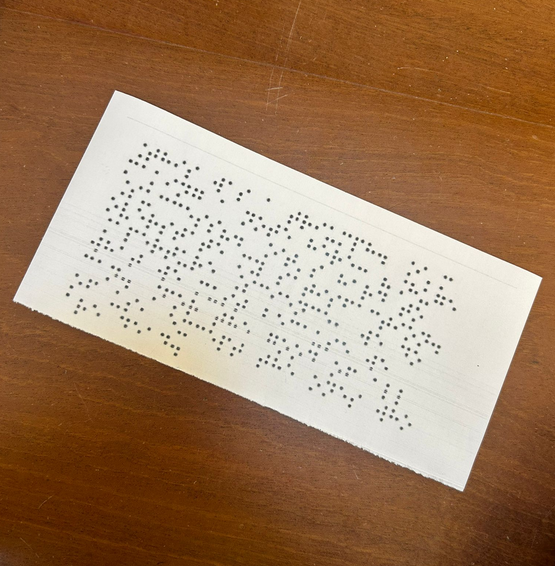
#> input picture ComputerVision-Project/braille4.png, 555 x 566 px
$ python main.py
#> lines starting #> are read from the running program, lines starting #| are printed output that depends on the picture; after the words box and inside, x2 and y2 are one past the last pixel; in counts of white or black regions, pixels touching at a corner belong together
### ComputerVision-Project/perspective_functions.py

import numpy as np
import argparse
import cv2
import imutils


def order_points(pts):
	rect = np.zeros((4, 2), dtype = "float32")
	s = pts.sum(axis = 1)
	rect[0] = pts[np.argmin(s)]
	rect[2] = pts[np.argmax(s)]
	diff = np.diff(pts, axis = 1)
	rect[1] = pts[np.argmin(diff)]
	rect[3] = pts[np.argmax(diff)]
	return rect

def perspective(image, pts):
    print("Calculating perspective...")
    rect = order_points(pts)
    (tl, tr, br, bl) = rect
    widthA = np.sqrt(((br[0] - bl[0]) ** 2) + ((br[1] - bl[1]) ** 2))
    widthB = np.sqrt(((tr[0] - tl[0]) ** 2) + ((tr[1] - tl[1]) ** 2))
    maxWidth = max(int(widthA), int(widthB))
    heightA = np.sqrt(((tr[0] - br[0]) ** 2) + ((tr[1] - br[1]) ** 2))
    heightB = np.sqrt(((tl[0] - bl[0]) ** 2) + ((tl[1] - bl[1]) ** 2))
    maxHeight = max(int(heightA), int(heightB))

    dst = np.array([
        [0, 0],
        [maxWidth - 1, 0],
        [maxWidth - 1, maxHeight - 1],
        [0, maxHeight - 1]], dtype = "float32")

    M = cv2.getPerspectiveTransform(rect, dst)
    warped = cv2.warpPerspective(image, M, (maxWidth, maxHeight))
    print("Perspective applied")

    cv2.imshow("Warped", warped)
    cv2.waitKey(0)
    return warped


def load(i):
    image = cv2.imread(i)
    print('Loading image...')
    if image is None:
        raise Exception('Image not found')
    print('Image loaded')

    ratio = image.shape[0] / 500.0
    orig = image.copy()
    image = imutils.resize(image, height = 500)

    return image, ratio, orig

def edge(image):
    print("Finding edges...")
    gray = cv2.cvtColor(image, cv2.COLOR_BGR2GRAY)
    gray = cv2.GaussianBlur(gray, (5, 5), 0)
    edged = cv2.Canny(gray, 50, 200)
    print("Edges found")

    return edged


def contours(edged, image):
    print("Finding contours...")
    cnts = cv2.findContours(edged.copy(), cv2.RETR_LIST, cv2.CHAIN_APPROX_SIMPLE)
    cnts = imutils.grab_contours(cnts)
    cnts = sorted(cnts, key = cv2.contourArea, reverse = True)[:5]

    for c in cnts:

        peri = cv2.arcLength(c, True)
        approx = cv2.approxPolyDP(c, 0.02 * peri, True)
        print(len(approx))
        if len(approx) == 4:
            screenCnt = approx
            break


    print("Contours found")
    cv2.drawContours(image, [screenCnt], -1, (0, 255, 0), 2)
    cv2.imshow("Outline", image)
    return image, screenCnt


def save(image, name, h, w):
    print("Saving image...")
    image = cv2.resize(image, (h,w))
    image = image[15:10+h-15, 15:50+w-15]
    if image is not None:
        cv2.imwrite(name, image)
        print("Image saved as " + name)
    else:
        raise Exception("Image not found")


### ComputerVision-Project/main.py
from Image import *
from Geometrical import *
from perspective_functions import *
import numpy as np
import matplotlib.pyplot as plt
from translate import *

def main():


    loaded_image = Image()
    image_name = 'braille4.png'
    warped_name = 'warped.png'

    #belongs to prespective
    img, ratio, orig = load(image_name)
#> in load, image is the input picture: shape (566, 555, 3); mean B, G, R 96.7, 126.3, 160.1
#> ratio = 1.13
    img, screen = contours(edge(img), img)
#> in edge, `gray = cv2.cvtColor(image, cv2.COLOR_BGR2GRAY)`:
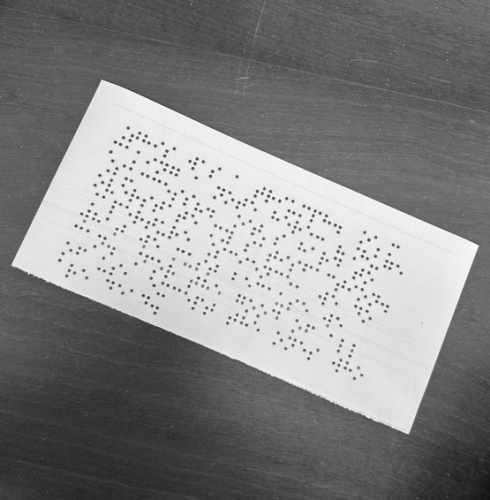
#> gray: shape (500, 490); min 17, max 251, mean 133
#> in edge, `edged = cv2.Canny(gray, 50, 200)`:
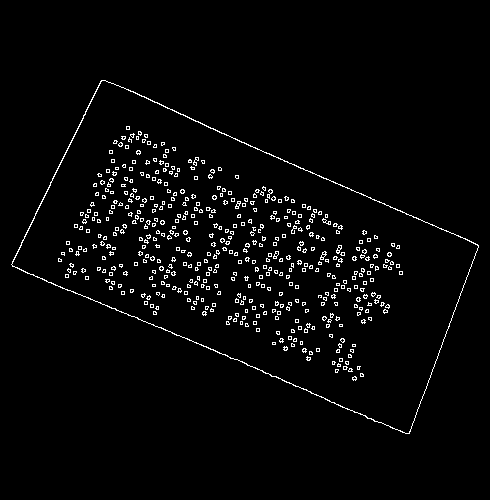
#> edged: shape (500, 490); 3% white in thin lines or dots, all inside (x1, y1, x2, y2) = (11, 80, 479, 434)
#> in contours, `cnts = cv2.findContours(edged.copy(), cv2.RETR_LIST, cv2.CHAIN_APPROX_..`: cnts = 974 contours, 968 with area under 20; largest, box (x1, y1, x2, y2) and area: (11, 80, 479, 434) 86048, (11, 80, 479, 434) 85753, (320, 251, 327, 260) 26, (336, 245, 342, 254) 24, (273, 251, 279, 259) 22, (235, 201, 241, 209) 21
#> in contours, `cnts = sorted(cnts, key = cv2.contourArea, reverse = True)[:5]`: cnts = 5 contours; box (x1, y1, x2, y2) and area: (11, 80, 479, 434) 86048, (11, 80, 479, 434) 85753, (320, 251, 327, 260) 26, (336, 245, 342, 254) 24, (273, 251, 279, 259) 22
#> the loop in contours, `for c in cnts: ` made 1 pass
#> (peri, screenCnt) on pass 1: (1351.8, [[101, 80], [12, 266], [409, 433], [478, 245]])
#| 4
#> in contours, `cv2.drawContours(image, [screenCnt], -1, (0, 255, 0), 2)`:
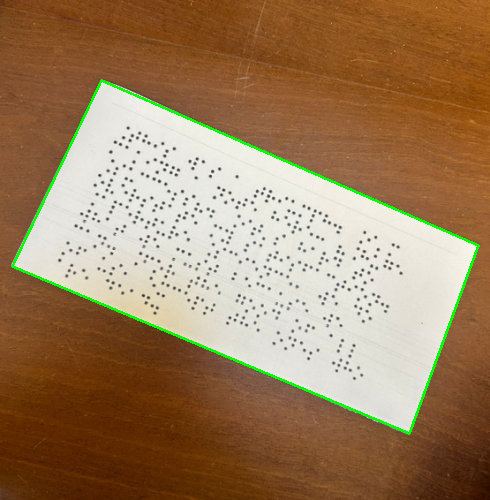
#> image: shape (500, 490, 3); mean B, G, R 94.5, 127.4, 157.6
#> screen = [[101, 80], [12, 266], [409, 433], [478, 245]]

    warped = perspective(orig, screen.reshape(4, 2) * ratio)
#> in order_points, `s = pts.sum(axis = 1)`: s = [204.9, 314.7, 953.1, 818.4]
#> in order_points, `diff = np.diff(pts, axis = 1)`: diff = [-23.77, 287.5, 27.17, -263.8]
#> in perspective, `rect = order_points(pts)`: rect = [[114.3, 90.56], [541.1, 277.3], [463, 490.2], [13.58, 301.1]]
#> in perspective, `(tl, tr, br, bl) = rect`: tl = [114.3, 90.56]; tr = [541.1, 277.3]; br = [463, 490.2]; bl = [13.58, 301.1]
#> in perspective, `widthA = np.sqrt(((br[0] - bl[0]) ** 2) + ((br[1] - bl[1]) ** 2))`: widthA = 487.5
#> in perspective, `widthB = np.sqrt(((tr[0] - tl[0]) ** 2) + ((tr[1] - tl[1]) ** 2))`: widthB = 465.8
#> in perspective, `maxWidth = max(int(widthA), int(widthB))`: maxWidth = 487
#> in perspective, `heightA = np.sqrt(((tr[0] - br[0]) ** 2) + ((tr[1] - br[1]) ** 2))`: heightA = 226.7
#> in perspective, `heightB = np.sqrt(((tl[0] - bl[0]) ** 2) + ((tl[1] - bl[1]) ** 2))`: heightB = 233.4
#> in perspective, `maxHeight = max(int(heightA), int(heightB))`: maxHeight = 233
#> in perspective, `dst = np.array([ [0, 0], [maxWidth - 1, 0], [maxWidth - 1, maxHeight -..`: dst = [[0, 0], [486, 0], [486, 232], [0, 232]]
#> in perspective, `M = cv2.getPerspectiveTransform(rect, dst)`: M = [[0.913, 0.437, -144], [-0.417, 0.953, -38.62], [-0.000137, 0.000159, 1]]
#> in perspective, `warped = cv2.warpPerspective(image, M, (maxWidth, maxHeight))`:
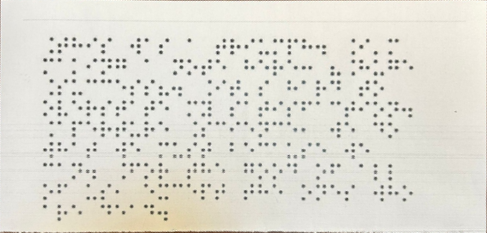
#> warped: shape (233, 487, 3); mean B, G, R 212.7, 221.9, 223.7

    save(warped, warped_name, 900, 900)
#> in save, `image = cv2.resize(image, (h,w))`:
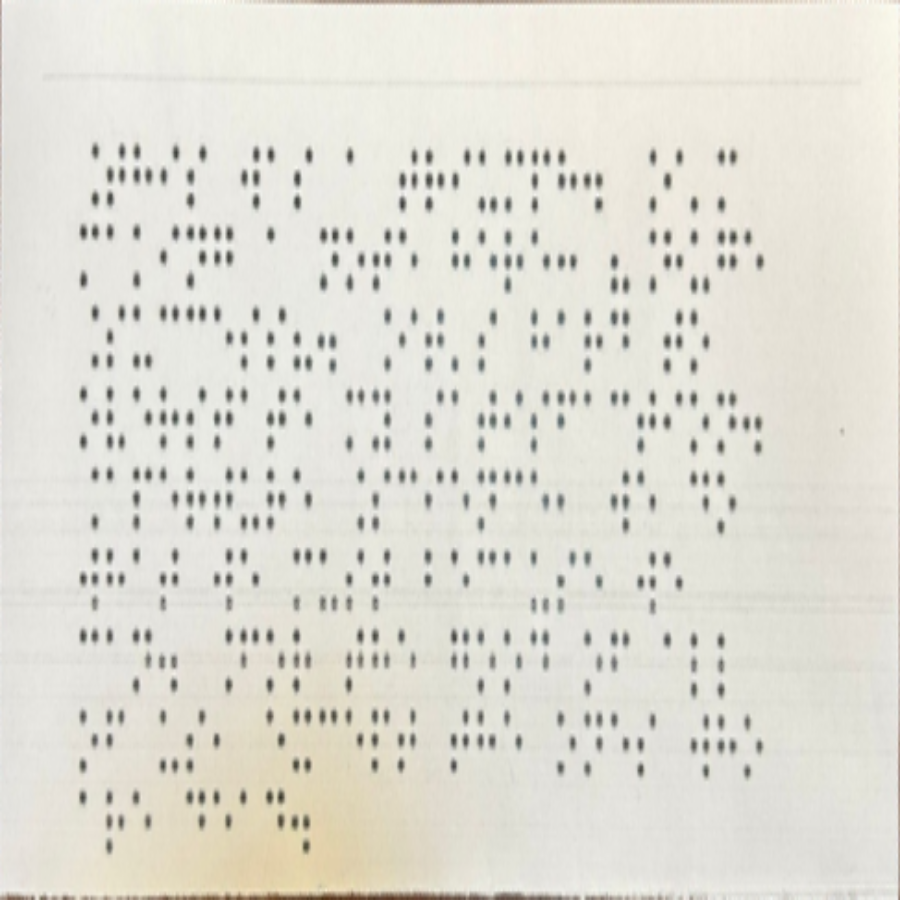
#> image: shape (900, 900, 3); mean of channels 0, 1, 2 212.6, 221.7, 223.6; drawn as B, G, R
#> in save, `image = image[15:10+h-15, 15:50+w-15]`:
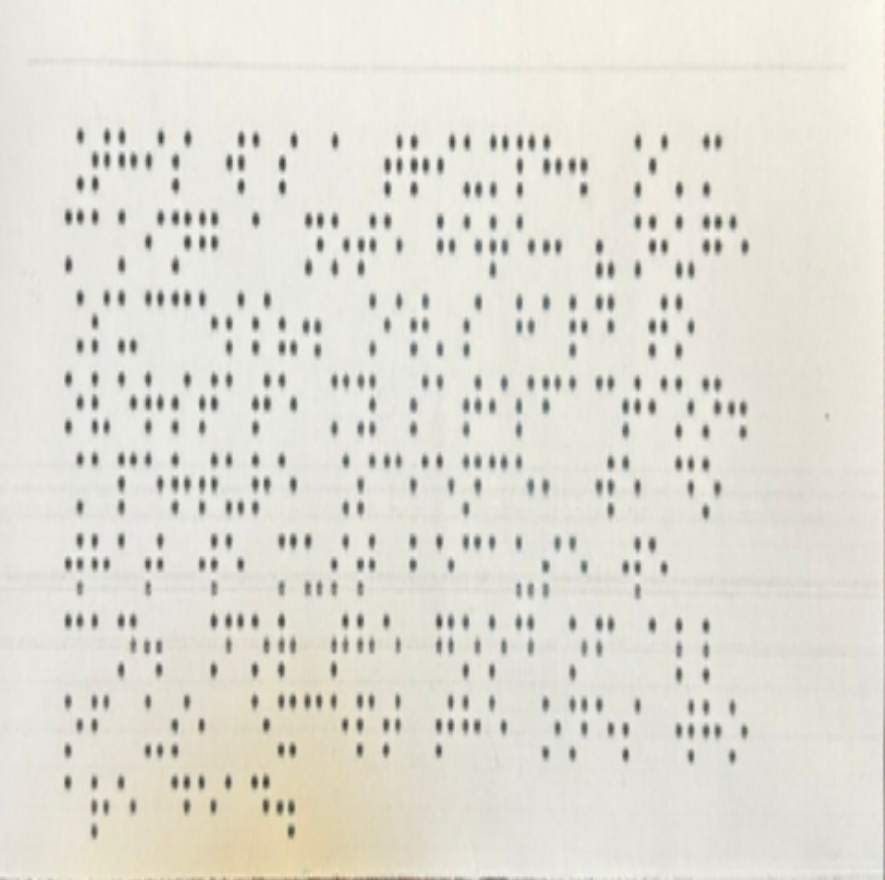
#> image: shape (880, 885, 3); mean of channels 0, 1, 2 212.7, 222, 223.7; drawn as B, G, R

    #belongs to image
#> (the run stopped early here; a loop or call above may not have finished)

$ run again, with ComputerVision-Project/braille2.png copied over ComputerVision-Project/braille4.png
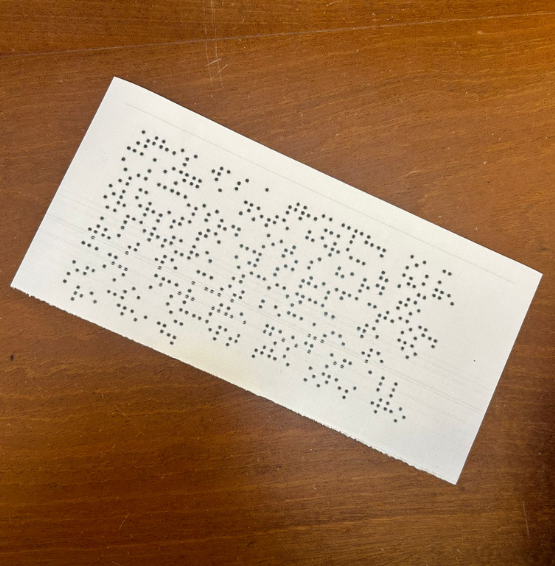
#> input picture ComputerVision-Project/braille2.png, 555 x 566 px
#> in load, image is the input picture: shape (566, 555, 3); mean B, G, R 93.7, 125.9, 162.2
#> in main, `img, ratio, orig = load(image_name)`: ratio = 1.13
#> in edge, `edged = cv2.Canny(gray, 50, 200)`:
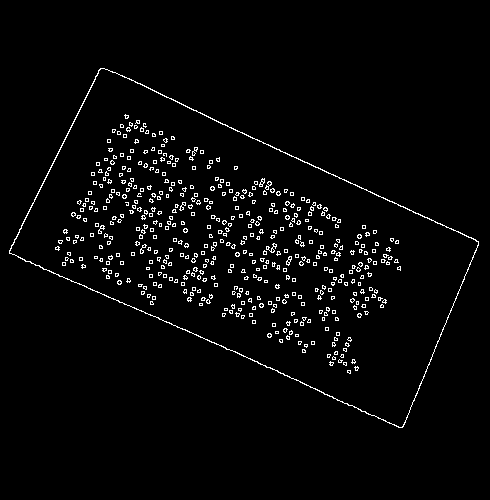
#> edged: shape (500, 490); 3.1% white in thin lines or dots, all inside (x1, y1, x2, y2) = (9, 68, 479, 428)
#> in contours, `cnts = cv2.findContours(edged.copy(), cv2.RETR_LIST, cv2.CHAIN_APPROX_..`: cnts = 969 contours, 963 with area under 20; largest, box (x1, y1, x2, y2) and area: (9, 68, 479, 428) 86547, (9, 68, 479, 428) 86167, (266, 243, 277, 253) 28, (286, 256, 292, 266) 26, (259, 178, 265, 187) 24, (265, 181, 272, 190) 21
#> in contours, `cnts = sorted(cnts, key = cv2.contourArea, reverse = True)[:5]`: cnts = 5 contours; box (x1, y1, x2, y2) and area: (9, 68, 479, 428) 86547, (9, 68, 479, 428) 86167, (266, 243, 277, 253) 28, (286, 256, 292, 266) 26, (259, 178, 265, 187) 24
#> the loop in contours, `for c in cnts: ` made 1 pass
#> (peri, screenCnt) on pass 1: (1354.9, [[100, 68], [9, 253], [402, 427], [478, 241]])
#> (printed output is left out)
#> screen = [[100, 68], [9, 253], [402, 427], [478, 241]]
#> s = [190.2, 296.6, 938.4, 813.9]
#> diff = [-36.22, 276.2, 28.3, -268.3]
#> rect = [[113.2, 76.98], [541.1, 272.8], [455.1, 483.4], [10.19, 286.4]]
#> tl = [113.2, 76.98]; tr = [541.1, 272.8]; br = [455.1, 483.4]; bl = [10.19, 286.4]
#> widthA = 486.5
#> widthB = 470.6
#> maxWidth = 486
#> heightA = 227.5
#> heightB = 233.4
#> maxHeight = 233
#> dst = [[0, 0], [485, 0], [485, 232], [0, 232]]
#> M = [[0.899, 0.442, -135.7], [-0.426, 0.932, -23.45], [-0.000109, 0.00011, 1]]
#> in save, `image = image[15:10+h-15, 15:50+w-15]`:
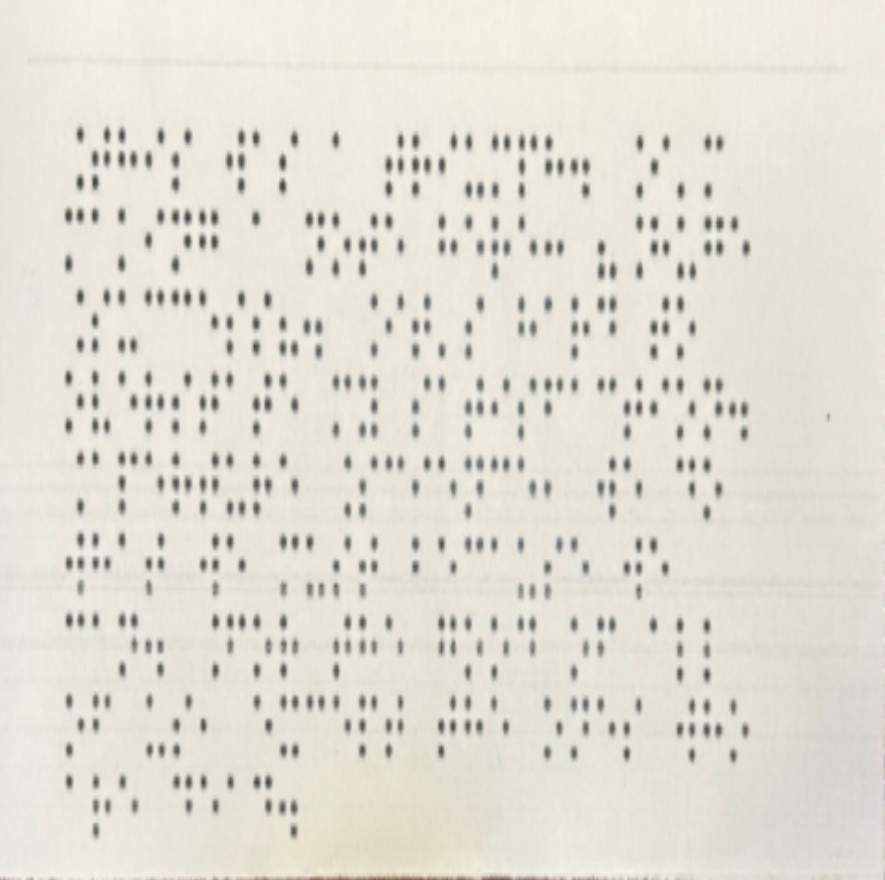
#> image: shape (880, 885, 3); mean of channels 0, 1, 2 212.3, 222.3, 225.5; drawn as B, G, R

$ run again, with ComputerVision-Project/braille3.png copied over ComputerVision-Project/braille4.png
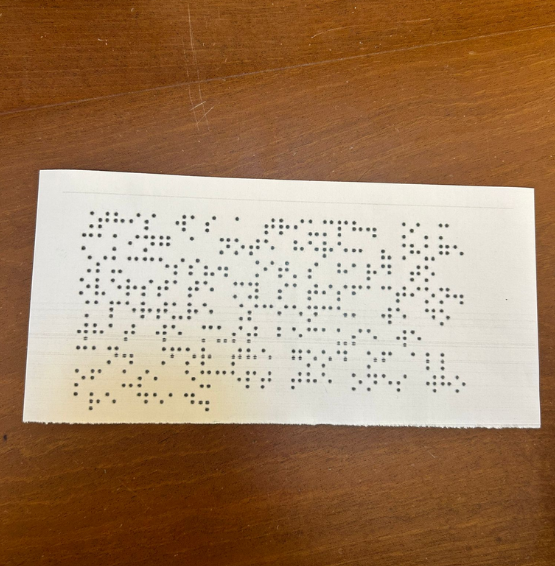
#> input picture ComputerVision-Project/braille3.png, 555 x 566 px
#> in load, image is the input picture: shape (566, 555, 3); mean B, G, R 99.9, 130.3, 162.6
#> in main, `img, ratio, orig = load(image_name)`: ratio = 1.13
#> in edge, `edged = cv2.Canny(gray, 50, 200)`:
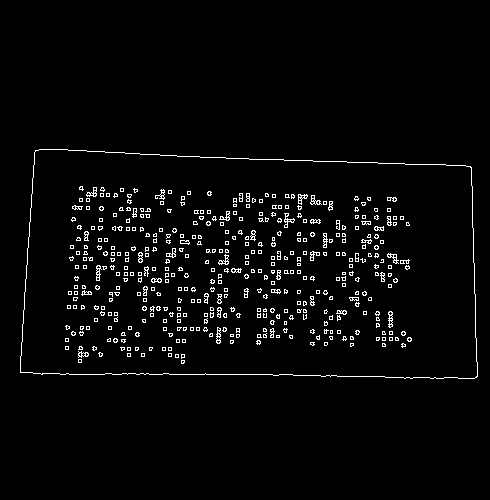
#> edged: shape (500, 490); 3.2% white in thin lines or dots, all inside (x1, y1, x2, y2) = (20, 149, 478, 379)
#> in contours, `cnts = cv2.findContours(edged.copy(), cv2.RETR_LIST, cv2.CHAIN_APPROX_..`: cnts = 956 contours, 910 with area under 20; largest, box (x1, y1, x2, y2) and area: (20, 149, 478, 379) 97054, (20, 149, 478, 379) 97049, (388, 311, 393, 328) 49, (216, 327, 221, 344) 48, (310, 195, 322, 205) 48
#> in contours, `cnts = sorted(cnts, key = cv2.contourArea, reverse = True)[:5]`: cnts = 5 contours; box (x1, y1, x2, y2) and area: (20, 149, 478, 379) 97054, (20, 149, 478, 379) 97049, (388, 311, 393, 328) 49, (216, 327, 221, 344) 48, (310, 195, 322, 205) 48
#> the loop in contours, `for c in cnts: ` made 1 pass
#> (peri, screenCnt) on pass 1: (1357.1, [[35, 150], [20, 372], [477, 376], [470, 166]])
#> (printed output is left out)
#> screen = [[35, 150], [20, 372], [477, 376], [470, 166]]
#> s = [209.4, 443.7, 965.6, 720]
#> diff = [130.2, 398.5, -114.3, -344.1]
#> rect = [[39.62, 169.8], [532, 187.9], [540, 425.6], [22.64, 421.1]]
#> tl = [39.62, 169.8]; tr = [532, 187.9]; br = [540, 425.6]; bl = [22.64, 421.1]
#> widthA = 517.3
#> widthB = 492.8
#> maxWidth = 517
#> heightA = 237.9
#> heightB = 251.9
#> maxHeight = 251
#> dst = [[0, 0], [516, 0], [516, 250], [0, 250]]
#> M = [[1.02, 0.0687, -51.97], [-0.0395, 1.07, -180.9], [-0.000122, 0.000203, 1]]
#> in save, `image = image[15:10+h-15, 15:50+w-15]`:
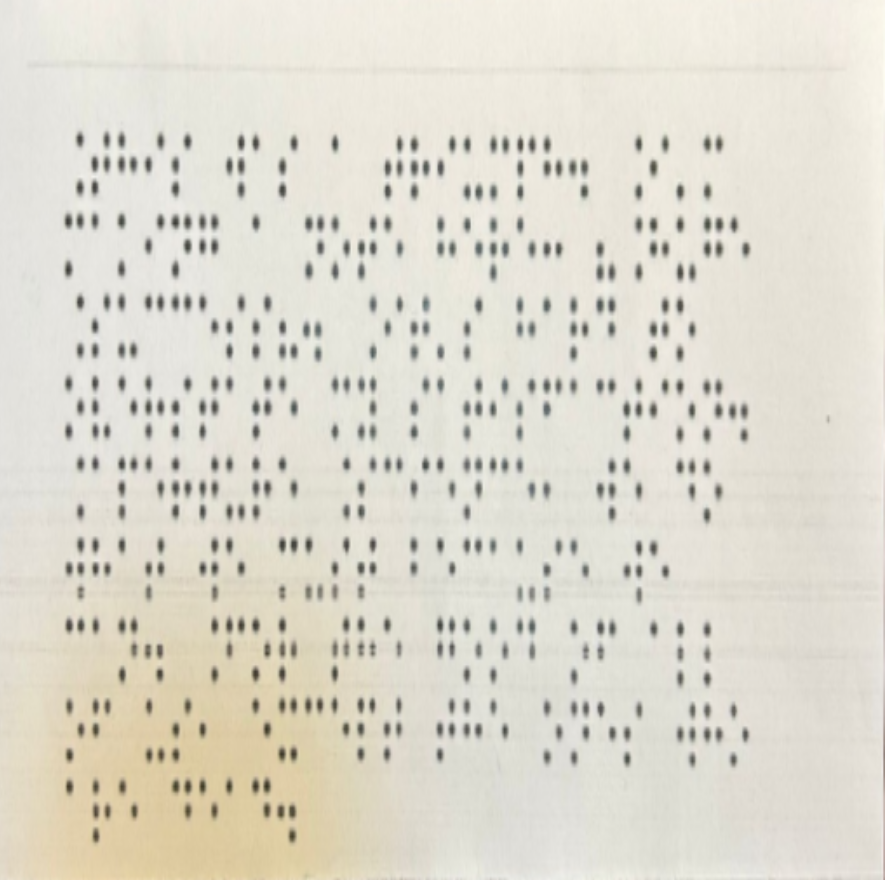
#> image: shape (880, 885, 3); mean of channels 0, 1, 2 206.2, 218.3, 221.9; drawn as B, G, R
